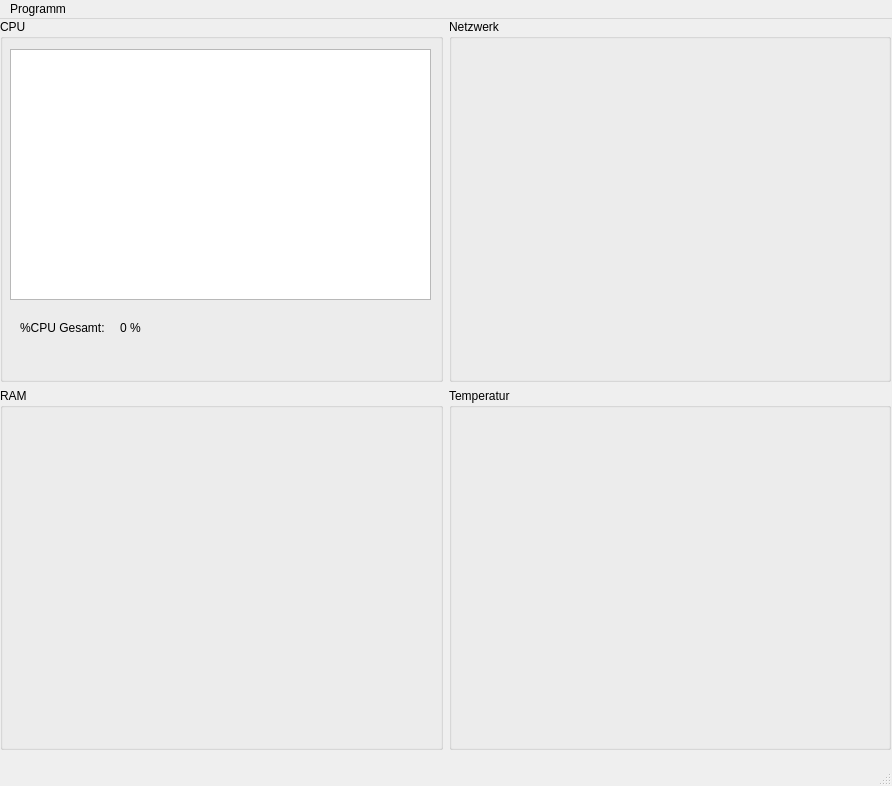
<?xml version="1.0" encoding="UTF-8"?>
<ui version="4.0">
 <class>MainWindow</class>
 <widget class="QMainWindow" name="MainWindow">
  <property name="geometry">
   <rect>
    <x>0</x>
    <y>0</y>
    <width>892</width>
    <height>786</height>
   </rect>
  </property>
  <property name="windowTitle">
   <string>MainWindow</string>
  </property>
  <widget class="QWidget" name="centralwidget">
   <widget class="QWidget" name="horizontalLayoutWidget">
    <property name="geometry">
     <rect>
      <x>0</x>
      <y>0</y>
      <width>891</width>
      <height>731</height>
     </rect>
    </property>
    <layout class="QHBoxLayout" name="horizontalLayout">
     <item>
      <layout class="QVBoxLayout" name="verticalLayout">
       <item>
        <widget class="QGroupBox" name="gbCPU">
         <property name="title">
          <string>CPU</string>
         </property>
         <widget class="QGraphicsView" name="cpuGraph">
          <property name="geometry">
           <rect>
            <x>10</x>
            <y>30</y>
            <width>421</width>
            <height>251</height>
           </rect>
          </property>
         </widget>
         <widget class="QLabel" name="label">
          <property name="geometry">
           <rect>
            <x>20</x>
            <y>300</y>
            <width>91</width>
            <height>18</height>
           </rect>
          </property>
          <property name="text">
           <string>%CPU Gesamt:</string>
          </property>
         </widget>
         <widget class="QLabel" name="lbCPUProzent">
          <property name="geometry">
           <rect>
            <x>120</x>
            <y>300</y>
            <width>58</width>
            <height>18</height>
           </rect>
          </property>
          <property name="text">
           <string>0 %</string>
          </property>
         </widget>
        </widget>
       </item>
       <item>
        <widget class="QGroupBox" name="gbRAM">
         <property name="title">
          <string>RAM</string>
         </property>
        </widget>
       </item>
      </layout>
     </item>
     <item>
      <layout class="QVBoxLayout" name="verticalLayout_2">
       <item>
        <widget class="QGroupBox" name="gbNetwork">
         <property name="title">
          <string>Netzwerk</string>
         </property>
        </widget>
       </item>
       <item>
        <widget class="QGroupBox" name="gbTemp">
         <property name="title">
          <string>Temperatur</string>
         </property>
        </widget>
       </item>
      </layout>
     </item>
    </layout>
   </widget>
  </widget>
  <widget class="QMenuBar" name="menubar">
   <property name="geometry">
    <rect>
     <x>0</x>
     <y>0</y>
     <width>892</width>
     <height>30</height>
    </rect>
   </property>
   <widget class="QMenu" name="menuTelemetrie">
    <property name="title">
     <string>Programm</string>
    </property>
    <addaction name="actionBeenden"/>
   </widget>
   <addaction name="menuTelemetrie"/>
  </widget>
  <widget class="QStatusBar" name="statusbar"/>
  <action name="actionBeenden">
   <property name="text">
    <string>Beenden</string>
   </property>
  </action>
 </widget>
 <resources/>
 <connections/>
</ui>
